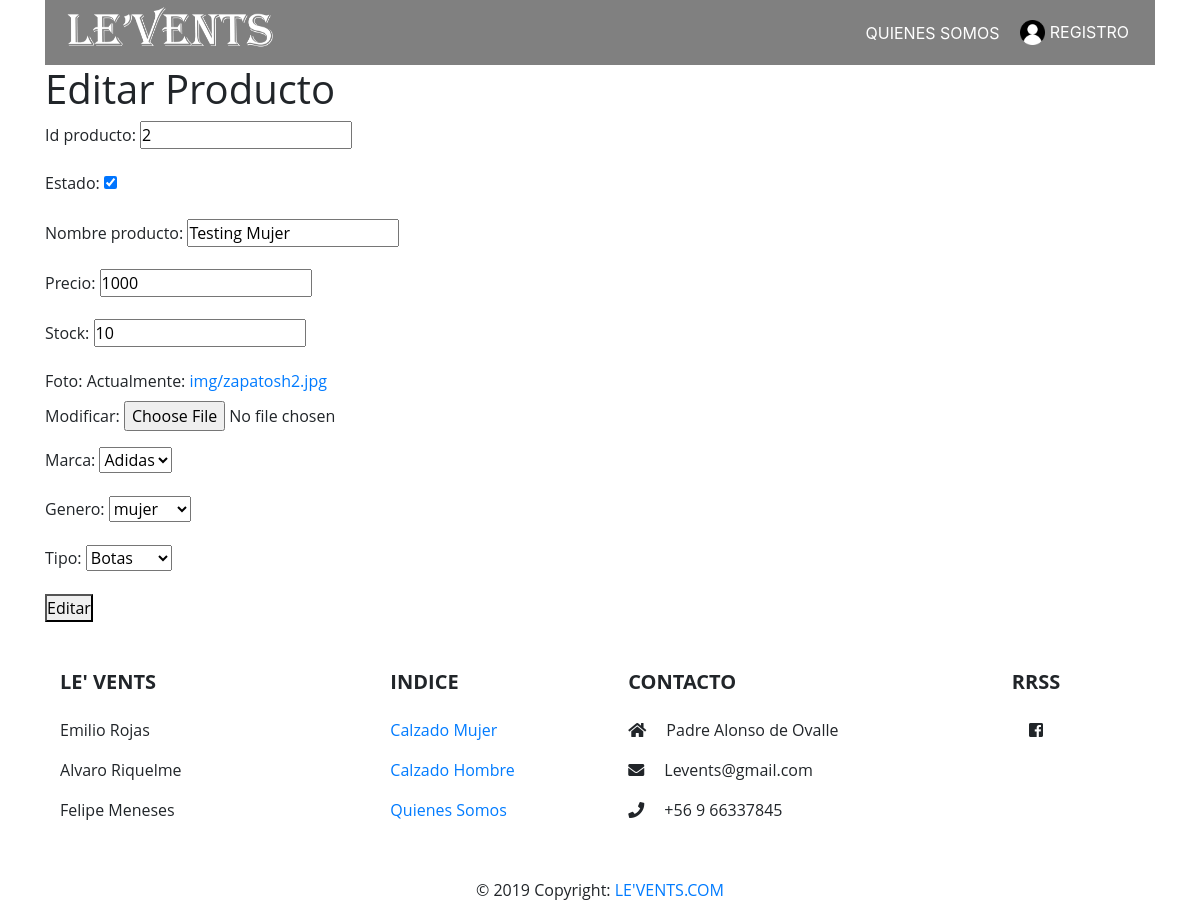
Before: /producto/2 with the older database file.
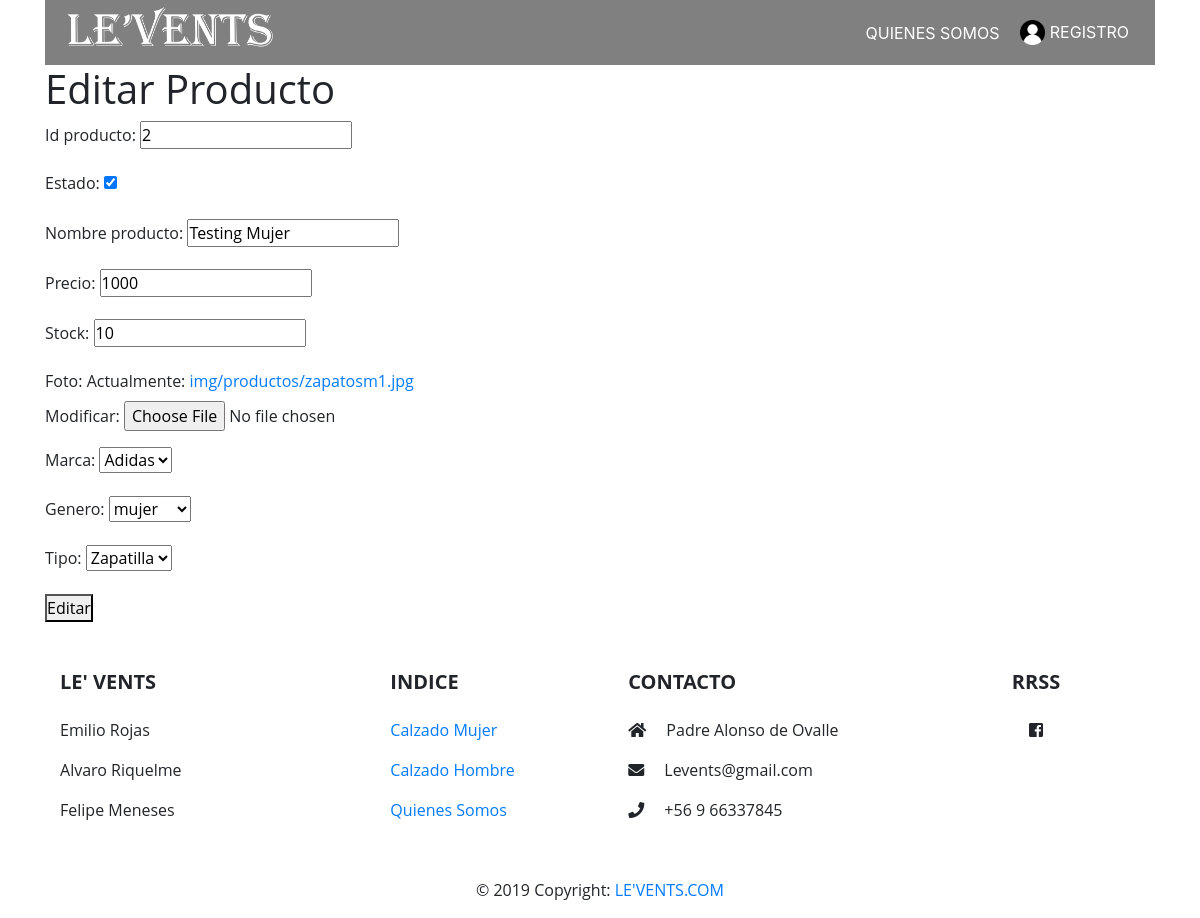
After: the same page with the newer database file.
### LeVents/models.py (models this page shows, shortened)
class Producto(models.Model):
    id_producto = models.IntegerField()
    estado = models.BooleanField(default=True)
    nombre_producto = models.CharField(max_length=100)
    precio = models.IntegerField()
    stock = models.IntegerField()
    foto = models.ImageField(upload_to='img/productos', null=True)
    marca = models.ForeignKey(Marca, on_delete=models.CASCADE)
    genero = models.ForeignKey(Genero, on_delete=models.CASCADE)
    tipo = models.ForeignKey(Tipo, on_delete=models.CASCADE)

### LeVents/views.py (the view)
# urls.py: path('producto/<int:id_producto>', views.mostrar_producto),
def mostrar_producto(request, id_producto):
    instancia = Producto.objects.get(id=id_producto)
    form= ProductoForm(instance=instancia)
    if request.method == "POST":
        form= ProductoForm(request.POST, instance=instancia)
        if form.is_valid():
            instancia = form.save(commit=False)
            instancia.save()
    return render(request, "LeVents/producto.html", {'form':form})

### LeVents/forms.py
class ProductoForm(forms.ModelForm):
    class Meta:
        model = Producto
        fields = ['id_producto','estado','nombre_producto','precio','stock','foto','marca','genero','tipo']

### LeVents/models.py (called while the page is built)
    def __str__(self):
        return self.nombre_marca

    def __str__(self):
        return self.nombre_genero

    def __str__(self):
        return self.nombre_tipo

### LeVents/templates/LeVents/producto.html (shortened to what this page needs)
{% extends './base/index.html' %}
{% load staticfiles %}
{% block content %}
<h1>Editar Producto</h1>
<form method="POST">
    {{ form.as_p }}
    <button type="submit">Editar</button>
</form>
{% endblock  %}

Changed rows visible on the page:
changed Producto "Testing Mujer": tipo "Botas" → "Zapatilla"
Other visible differences:
text no longer shown: "Id producto: Estado: Nombre producto: Precio: Stock: Foto: Actualmente: img/zapatosh2.jpg Modificar: Marca: Genero: Tipo:"
text now shown: "Id producto: Estado: Nombre producto: Precio: Stock: Foto: Actualmente: img/productos/zapatosm1.jpg Modificar: Marca: Genero: Tipo:"
